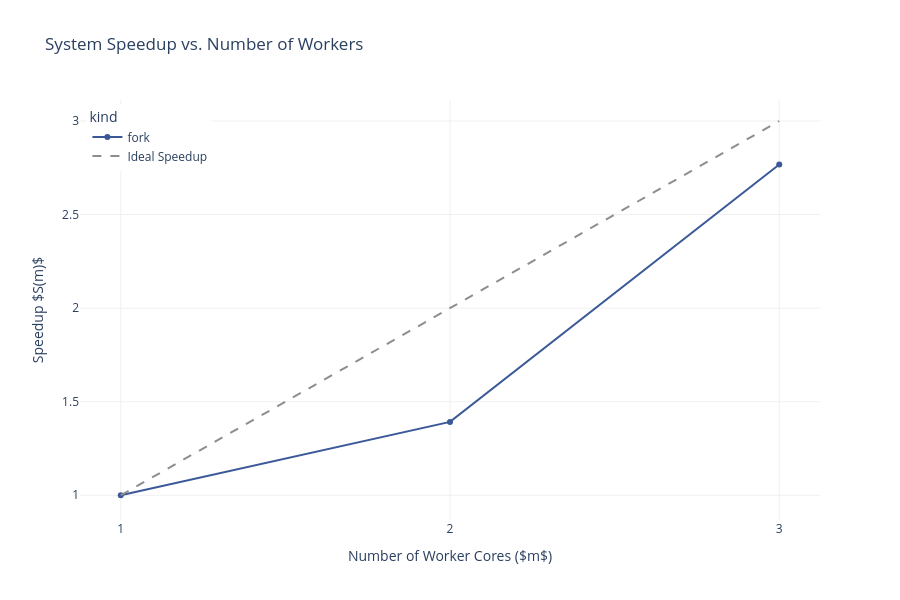

Notebook code cell kept with this figure:
### Markdown cell above
## 1. 交互式加速比曲线 (Science Style)
说明：绘制 S(m) 随 m 增长的曲线，并叠加一条虚线作为 Ideal (Linear) Speedup 参考。

### Code cell
def draw_px_speedup_curve(agg_df):
    # 创建理想线性参考线数据
    m_range = agg_df["m"].unique()
    ideal_line = pd.DataFrame({"m": m_range, "Speedup": m_range, "Type": "Ideal (Linear)"})

    # 绘制实际数据
    fig = px.line(
        agg_df, x="m", y="Speedup", color="kind", symbol="kind",
        markers=True,
        title="System Speedup vs. Number of Workers",
        labels={"m": "Number of Worker Cores ($m$)", "Speedup": "Speedup $S(m)$"},
        color_discrete_sequence=[SCI_PALETTE["Active"], SCI_PALETTE["Post"]]
    )

    # 叠加理想线
    fig.add_scatter(x=ideal_line["m"], y=ideal_line["Speedup"],
                    mode='lines', name='Ideal Speedup',
                    line=dict(dash='dash', color=SCI_PALETTE["Idle"]))

    fig.update_layout(
        plot_bgcolor='white',
        xaxis=dict(gridcolor='#F0F0F0', dtick=1),
        yaxis=dict(gridcolor='#F0F0F0'),
        legend=dict(yanchor="top", y=0.99, xanchor="left", x=0.01),
        height=600
    )
    fig.show()

draw_px_speedup_curve(agg_results)

### Figure 1 — Plotly figure (JSON) as saved in the notebook; plotly's stock layout.template omitted (floating-point values rounded to 4 significant figures)
{"data": [{"hovertemplate": "kind=fork<br>Number of Worker Cores ($m$)=%{x}<br>Speedup $S(m)$=%{y}<extra></extra>", "legendgroup": "fork", "line": {"color": "#3B5998", "dash": "solid"}, "marker": {"symbol": "circle"}, "mode": "lines+markers", "name": "fork", "orientation": "v", "showlegend": true, "x": [1, 2, 3], "xaxis": "x", "y": [1.0, 1.392, 2.768], "yaxis": "y", "type": "scatter"}, {"line": {"color": "#8E8E8E", "dash": "dash"}, "mode": "lines", "name": "Ideal Speedup", "x": [1, 2, 3], "y": [1, 2, 3], "type": "scatter"}], "layout": {"xaxis": {"anchor": "y", "domain": [0.0, 1.0], "title": {"text": "Number of Worker Cores ($m$)"}, "gridcolor": "#F0F0F0", "dtick": 1}, "yaxis": {"anchor": "x", "domain": [0.0, 1.0], "title": {"text": "Speedup $S(m)$"}, "gridcolor": "#F0F0F0"}, "legend": {"title": {"text": "kind"}, "tracegroupgap": 0, "yanchor": "top", "y": 0.99, "xanchor": "left", "x": 0.01}, "title": {"text": "System Speedup vs. Number of Workers"}, "plot_bgcolor": "white", "height": 600}}
